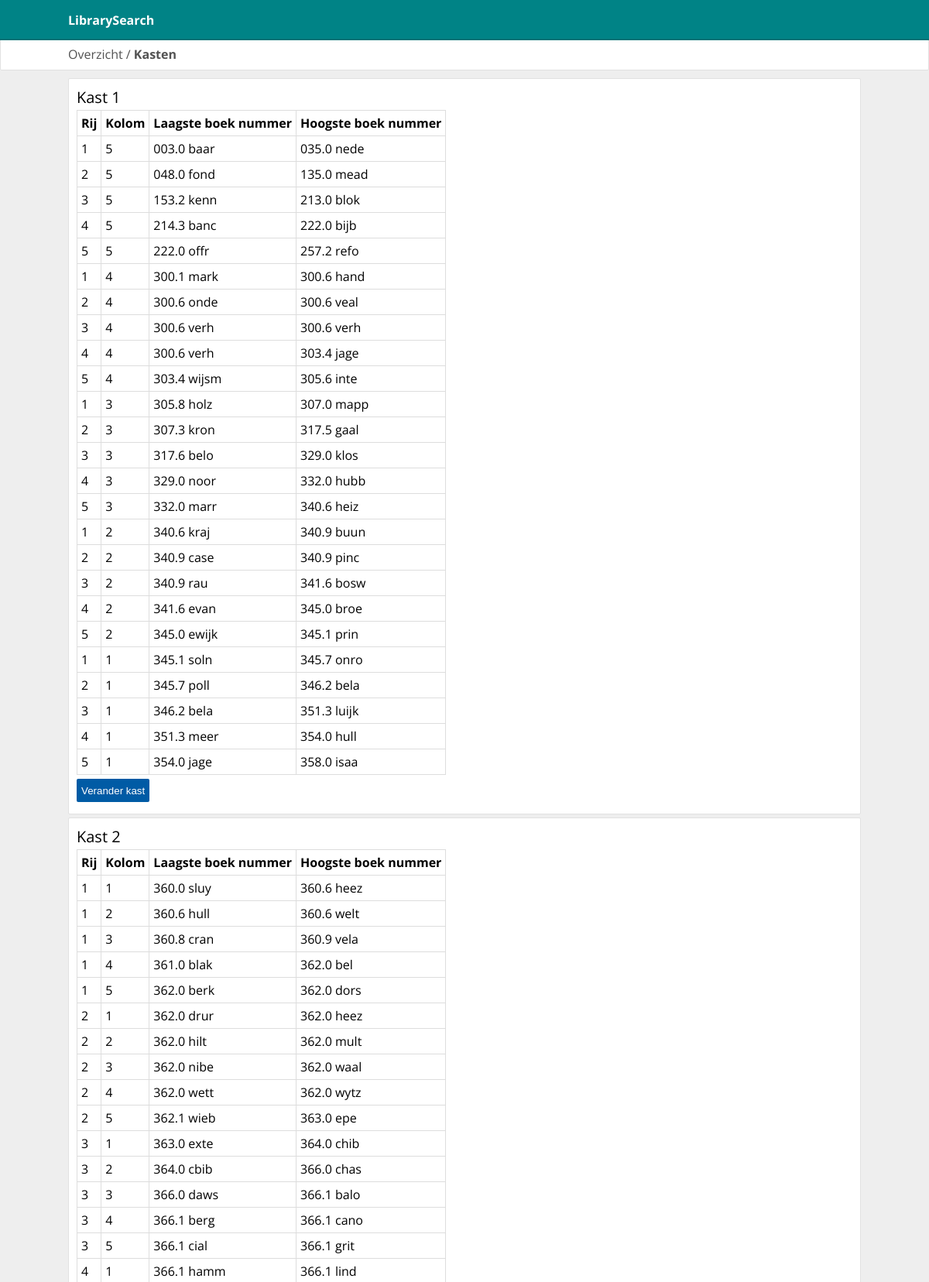
The app's page /views/home.php (upper part) with its own data.
### tables this page shows
CREATE TABLE `Shelf` (
  `shelfID` int(5) NOT NULL,
  `bookshelf` int(2) NOT NULL,
  `Row` int(2) NOT NULL,
  `Col` int(2) NOT NULL,
  `lowestBookNr` VARCHAR(15) NOT NULL,
  `highestBookNr` VARCHAR(15) NOT NULL
);

### views/getShelfs.php (called while the page is built, shortened)
<?php
function dbConnect(){
	$dbHost = "localhost";
    $dbName = "librarysearch";
	$dbUser = "root";
    $dbPass = "";
	if(!($conn=mysqli_connect($dbHost, $dbUser, $dbPass))){
		echo "Error on connect.";
	}else{
		if(!(mysqli_select_db($conn, $dbName))){
			echo mysqli_error();
			echo "error on database connection. Check your settings.";
		}else{
			return $conn;
		}
	}
}
function checkBookshelfs(){
    $conn = dbConnect();
    $table = "shelf";
    $getTable = $conn->query("SELECT MAX(bookshelf) AS Bookshelfs FROM ". $table);
    while($number = $getTable->fetch_assoc()){
        $bookshelfs = $number["Bookshelfs"];
    }
    return $bookshelfs;
}
function showShelf($shelfID){
    $conn = dbConnect();
    $table = "shelf";
    $getTable = $conn->query("SELECT * FROM ". $table . " WHERE bookshelf = " . $shelfID);
    return $getTable;
}
?>

### views/home.php (the view, shortened to what this page needs)
<!DOCTYPE html>
<html lang="en">
<head>
    <?php include_once('head.php') ?>
</head>
<body>
<?php include_once('navigation.php') ?>
<?php require_once('getShelfs.php') ?>
<div class="topMenuSecond">
    <div class="topMenuInner">
        <div class="topMenuTitle">Overzicht / <b>Kasten</b></div>
    </div>
</div>
<div class="content">
    <?php
        $bookshelfs = checkBookshelfs();
        for($i = 1; $i <= $bookshelfs; $i++){
            $shelf = showShelf($i);
            if($shelf->num_rows > 0){
    ?>
    <div class="contentBlock">
        <div class="contentBlockTitle">Kast <?php echo $i;?></div>
        <div class="description">
            <table>
                <tr>
                    <th>Rij</th>
                    <th>Kolom</th>
                    <th>Laagste boek nummer</th>
                    <th>Hoogste boek nummer</th>
                </tr>
            <?php
            $table = showShelf($i);
            while($row = $table->fetch_assoc()){?>
                <tr>
                    <td><?php echo $row["Row"];?></td>
                    <td><?php echo $row["Col"];?></td>
                    <td><?php echo $row["lowestBookNr"];?></td>
                    <td><?php echo $row["highestBookNr"];?></td>
                </tr>
            <?php }?>
            </table>
        </div>
        <div class="description">
            <form method="post" action="/views/test.php">
                <button class="button buttonSave" type="submit" value="<?php echo $i; ?>" name="submitButton">Verander kast</button>
            </form>
        </div>
    </div>
            <?php }} ?>
</div>
</body>
</html>

### views/head.php (shortened to what this page needs)
<link rel="stylesheet" href="https://cdn.materialdesignicons.com/2.1.19/css/materialdesignicons.min.css">
<link href="/views/css/style.css" rel="stylesheet" type="text/css">

### views/navigation.php (shortened to what this page needs)
<div class="navBar">
    <div class="navBarContent">
        <a href="/">
            <div class="navBarTitle">
                LibrarySearch
            </div>
        </a>
    </div>
</div>

### views/css/style.css (style rules this page uses)
body { background-color: #eeeeee; margin: 0 auto; text-align: center; font-family: 'Roboto', sans-serif; font-family: 'Open Sans', sans-serif; position: relative; }
a { text-decoration: none; color: #333333; }
.content { display: inline-block; max-width: 1024px; width: 100%; padding: 5px; margin-bottom: 100px; position: relative; text-align: left; }
.topMenuTitle { display: inline-block; color: #525252; padding-top: 8px; padding-left: 0px; float: left; }
.topMenuInner { width: 100%; max-width: 1024px; display: inline-block; height: 34px; }
.topMenuSecond { background-color: white; min-height: 15px; border: 1px solid #e1e1e1; border-radius: 2px; position: relative; margin-bottom: 5px; }
.contentBlock { background-color: white; min-height: 15px; padding: 10px; border: 1px solid #e1e1e1; border-radius: 2px; position: relative; margin-bottom: 4px; }
.contentBlockTitle { font-size: 20px; margin-bottom: 3px; color: black; white-space: nowrap; overflow: hidden; text-overflow: ellipsis; }
.description { margin-bottom: 5px; }
.navBar { background-color: #008386; box-shadow: 0 2px 0 #007275;; text-align: center; width: 100%; height: 50px; position: sticky; position: -webkit-sticky; top: 0; z-index: 100; }
.navBarContent { max-width: 1044px; width: 100%; height: 50px; display: inline-block; }
.navBarTitle { display: inline-block; float: left; height: 50px; line-height: 52px; padding-left: 10px; padding-right: 10px; margin-right: 2px; font-size: 16px; font-weight: bold; color: white; cursor: pointer; }
.button { color: #ffffff; min-width: 75px; min-height: 30px; border: none; border-radius: 2px; background-color: #005BA5; -webkit-transition: background-color 70ms linear; -moz-transition: background-color 70ms linear; -o-transition: background-color 70ms linear; -ms-transition: background-color 70ms linear; transition: background-color 70ms linear; position: relative; }
table { border-collapse: collapse; }
table, td, th { border: 1px solid #ddd; text-align: left; padding: 5px; }

### records on screen
shelf: Row "1", Col "5", lowestBookNr "003.0 baar", highestBookNr "035.0 nede"
shelf: Row "2", Col "5", lowestBookNr "048.0 fond", highestBookNr "135.0 mead"
shelf: Row "3", Col "5", lowestBookNr "153.2 kenn", highestBookNr "213.0 blok"
shelf: Row "4", Col "5", lowestBookNr "214.3 banc", highestBookNr "222.0 bijb"
shelf: Row "5", Col "5", lowestBookNr "222.0 offr", highestBookNr "257.2 refo"
shelf: Row "1", Col "4", lowestBookNr "300.1 mark", highestBookNr "300.6 hand"
shelf: Row "2", Col "4", lowestBookNr "300.6 onde", highestBookNr "300.6 veal"
shelf: Row "3", Col "4", lowestBookNr "300.6 verh", highestBookNr "300.6 verh"
shelf: Row "4", Col "4", lowestBookNr "300.6 verh", highestBookNr "303.4 jage"
shelf: Row "5", Col "4", lowestBookNr "303.4 wijsm", highestBookNr "305.6 inte"
shelf: Row "1", Col "3", lowestBookNr "305.8 holz", highestBookNr "307.0 mapp"
shelf: Row "2", Col "3", lowestBookNr "307.3 kron", highestBookNr "317.5 gaal"
shelf: Row "3", Col "3", lowestBookNr "317.6 belo", highestBookNr "329.0 klos"
shelf: Row "4", Col "3", lowestBookNr "329.0 noor", highestBookNr "332.0 hubb"
shelf: Row "5", Col "3", lowestBookNr "332.0 marr", highestBookNr "340.6 heiz"
shelf: Row "1", Col "2", lowestBookNr "340.6 kraj", highestBookNr "340.9 buun"
shelf: Row "2", Col "2", lowestBookNr "340.9 case", highestBookNr "340.9 pinc"
shelf: Row "3", Col "2", lowestBookNr "340.9 rau", highestBookNr "341.6 bosw"
shelf: Row "4", Col "2", lowestBookNr "341.6 evan", highestBookNr "345.0 broe"
shelf: Row "5", Col "2", lowestBookNr "345.0 ewijk", highestBookNr "345.1 prin"
shelf: Row "1", Col "1", lowestBookNr "345.1 soln", highestBookNr "345.7 onro"
shelf: Row "2", Col "1", lowestBookNr "345.7 poll", highestBookNr "346.2 bela"
shelf: Row "3", Col "1", lowestBookNr "346.2 bela", highestBookNr "351.3 luijk"
shelf: Row "4", Col "1", lowestBookNr "351.3 meer", highestBookNr "354.0 hull"
shelf: Row "5", Col "1", lowestBookNr "354.0 jage", highestBookNr "358.0 isaa"
shelf: Row "1", Col "1", lowestBookNr "360.0 sluy", highestBookNr "360.6 heez"
shelf: Row "1", Col "2", lowestBookNr "360.6 hull", highestBookNr "360.6 welt"
shelf: Row "1", Col "3", lowestBookNr "360.8 cran", highestBookNr "360.9 vela"
shelf: Row "1", Col "4", lowestBookNr "361.0 blak", highestBookNr "362.0 bel"
shelf: Row "1", Col "5", lowestBookNr "362.0 berk", highestBookNr "362.0 dors"
shelf: Row "2", Col "1", lowestBookNr "362.0 drur", highestBookNr "362.0 heez"
shelf: Row "2", Col "2", lowestBookNr "362.0 hilt", highestBookNr "362.0 mult"
shelf: Row "2", Col "3", lowestBookNr "362.0 nibe", highestBookNr "362.0 waal"
shelf: Row "2", Col "4", lowestBookNr "362.0 wett", highestBookNr "362.0 wytz"
shelf: Row "2", Col "5", lowestBookNr "362.1 wieb", highestBookNr "363.0 epe"
shelf: Row "3", Col "1", lowestBookNr "363.0 exte", highestBookNr "364.0 chib"
shelf: Row "3", Col "2", lowestBookNr "364.0 cbib", highestBookNr "366.0 chas"
shelf: Row "3", Col "3", lowestBookNr "366.0 daws", highestBookNr "366.1 balo"
shelf: Row "3", Col "4", lowestBookNr "366.1 berg", highestBookNr "366.1 cano"
shelf: Row "3", Col "5", lowestBookNr "366.1 cial", highestBookNr "366.1 grit"
shelf: Row "4", Col "1", lowestBookNr "366.1 hamm", highestBookNr "366.1 lind"
